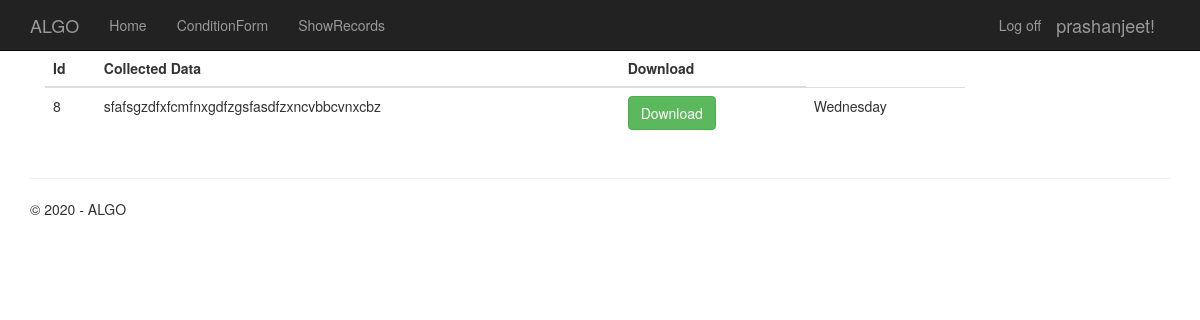
The page /showrecords/ (signed in) on the database its author committed.
### algobt/models.py (models this page shows, shortened)
class UserDataModel(models.Model):
    username = models.ForeignKey(User, on_delete=models.CASCADE,)
    data = models.CharField(max_length=2000)
    record_file = models.CharField(max_length=300, unique=True, null=True)
    created_on = models.DateTimeField(auto_now_add=True,)
    class Meta:
        verbose_name_plural = 'Records'
        db_table = "User Records"

### algobt/views.py (the view)
# urls.py: path('showrecords/', views.ShowDataRecords, name='ShowRecords'),
@login_required(redirect_field_name='login')
def ShowDataRecords(request):
    if request.user.is_authenticated:
        allRecords = UserDataModel.objects.filter(username=request.user)
        context = {
            'records': allRecords,
            'year': datetime.now().year,
        }
        return render(request, 'app/showrecords.html', context)

### templates/app/showrecords.html
{% extends "app/layout.html" %}
{% load static %}
{% block content %}
    <div class="container">
    <div class="row justify-content-center">
      <div class="col-lg-10 col-md-12">
        <div class="card mb-4">
          <div class="card-body">
            {% if records %}
            <table class="table mb-0">
              <thead>
                <tr>
                  <th>Id</th>
                  <th>Collected Data</th>
                  <th>Download</th>
                </tr>
              </thead>
              <tbody>
                <tr>
                {% for record in records %}
                  <tr>
                    <td>
                      {{record.id}}
                    </td>
                    <td>
                      {{record.data}}
                    </td>
                    <td>
                      <a href="{% url 'DownloadRecords' record.id %}" class="btn btn-success" target = "_blank" >Download</a>
                    </td>
                      <td>
                        {{record.created_on | date:'l'}}
                      </td>
                    </tr>
                  {% endfor %}
              </tbody>
            </table>
            {% else %}
              <h3 class="information">Sorry! No rfecords Found.</h3>
            {% endif %}
          </div>
        </div>
      </div>
    </div>
  </div>
{% endblock %}

### templates/app/loginpartial.html (shortened to what this page needs)
{% load socialaccount %}
{% load i18n %}
{% if user.is_authenticated %}
<form id="logoutForm" action="/logout/" method="post" class="navbar-right">
    <ul class="nav navbar-nav navbar-right">
        <li><a href="javascript:document.getElementById('logoutForm').submit()">Log off</a></li>
        <li><span class="navbar-brand">{{ user.username }}!</span></li>
    </ul>
</form>
{% else %}
<ul class="nav navbar-nav navbar-right">
    <li><a href="/accounts/login/">Log in</a></li>
    <li><a href="{% provider_login_url 'google' %}">Login with Google</a></li>
</ul>
{% endif %}

### static/app/content/site.css (style rules this page uses)
body { padding-top: 50px; padding-bottom: 20px; }

### rows shown on the page
UserDataModel: id "8", data "sfafsgzdfxfcmfnxgdfzgsfasdfzxncvbbcvnxcbz", created_on "Wednesday"

### other values the page prints
{{ user.username }} "prashanjeet"
